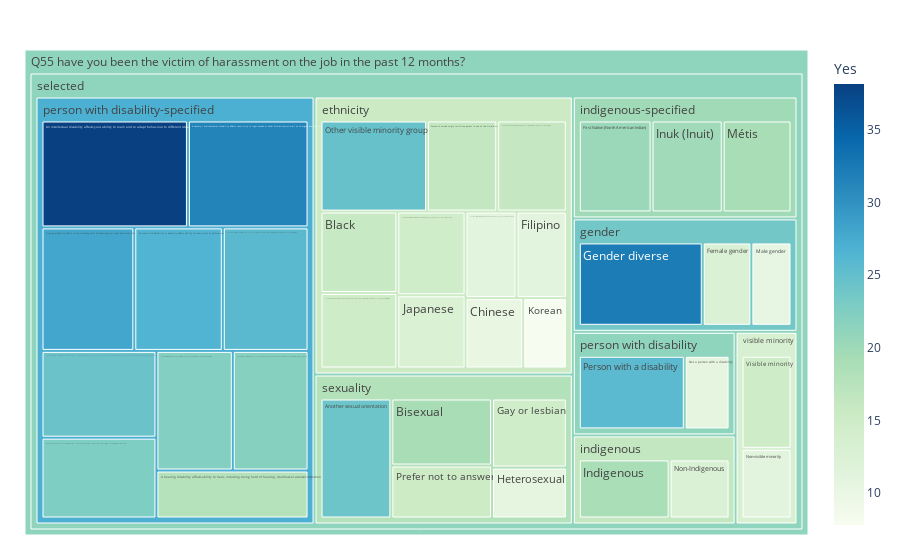

Notebook source saved alongside this figure:
### Code cell
# Number of questions by Indicatior and SubIndicator

fig = px.treemap(df_tree_map, path=[px.Constant("Q55 have you been the victim of harassment on the job in the past 12 months?"), 
                                    'SELECTED','GENERAL_DEMO_GROUP', 'DESCRIP_E'], values='Yes', color='Yes'
                                    ,color_continuous_scale='GnBu')
fig.update_layout(margin = dict(t=50, l=25, r=25, b=25))
fig.show()

### Figure 1 — Plotly figure (JSON) as saved in the notebook; plotly's stock layout.template omitted (floating-point values rounded to 4 significant figures)
{"data": [{"branchvalues": "total", "customdata": [[22.63], [24.3], [17.78], [25.8], [22.08], [27.93], [31.42], [38.14], [26.64], [24.16], [19.18], [15.93], [10.36], [12.63], [11.1], [20.32], [14.69], [32.19], [10.83], [18.94], [19.88], [12.75], [7.818], [10.42], [19.21], [12.5], [16.17], [14.56], [11.08], [10.86], [22.27], [24.72], [16.3], [25.71], [15.15], [14.79], [11.23], [14.8], [15.43], [23.61], [16.38], [19.81], [21.3], [27.03], [18.02], [13.21], [21.26], [21.26]], "domain": {"x": [0, 1], "y": [0, 1]}, "hovertemplate": "labels=%{label}<br>Yes_sum=%{value}<br>parent=%{parent}<br>id=%{id}<br>Yes=%{color}<extra></extra>", "ids": ["Q55 have you been the victim of harassment on the job in the past 12 months?/selected/person with disability-specified/A chronic health condition or pain affects ability to function on a regular or episodic basis due to migraines, Crohn's disease, colitis, and other disabilities or health conditions", "Q55 have you been the victim of harassment on the job in the past 12 months?/selected/person with disability-specified/A cognitive disability affects ability to carry out tasks involving executive functioning, such as planning and organization, learning information, communication and memory, including autism or Asperger's syndrome, attention deficit disorder, and learning disabilities", "Q55 have you been the victim of harassment on the job in the past 12 months?/selected/person with disability-specified/A hearing disability affects ability to hear, including being hard of hearing, deafness or acoustic distortion", "Q55 have you been the victim of harassment on the job in the past 12 months?/selected/person with disability-specified/A mental health issue affects psychology or behaviour, such as anxiety, depression or social / compulsive disorder or phobia or psychiatric illness", "Q55 have you been the victim of harassment on the job in the past 12 months?/selected/person with disability-specified/A mobility issue affects ability to move your body, including the required use of a wheelchair or a cane, or other issues impacting your mobility", "Q55 have you been the victim of harassment on the job in the past 12 months?/selected/person with disability-specified/A seeing disability affects vision, including total blindness, partial sight and visual distortion", "Q55 have you been the victim of harassment on the job in the past 12 months?/selected/person with disability-specified/A sensory / environmental disability affects sensitivity to light, sounds or other distractions, as well as allergens and other environmental sensitivities", "Q55 have you been the victim of harassment on the job in the past 12 months?/selected/person with disability-specified/An intellectual disability affects your ability to learn and to adapt behaviour to different situations", "Q55 have you been the victim of harassment on the job in the past 12 months?/selected/person with disability-specified/An issue with flexibility or dexterity affects ability to move joints or perform motor tasks, especially with your hands", "Q55 have you been the victim of harassment on the job in the past 12 months?/selected/sexuality/Another sexual orientation", "Q55 have you been the victim of harassment on the job in the past 12 months?/selected/sexuality/Bisexual", "Q55 have you been the victim of harassment on the job in the past 12 months?/selected/ethnicity/Black", "Q55 have you been the victim of harassment on the job in the past 12 months?/selected/ethnicity/Chinese", "Q55 have you been the victim of harassment on the job in the past 12 months?/selected/gender/Female gender", "Q55 have you been the victim of harassment on the job in the past 12 months?/selected/ethnicity/Filipino", "Q55 have you been the victim of harassment on the job in the past 12 months?/selected/indigenous-specified/First Nation (North American Indian)", "Q55 have you been the victim of harassment on the job in the past 12 months?/selected/sexuality/Gay or lesbian", "Q55 have you been the victim of harassment on the job in the past 12 months?/selected/gender/Gender diverse", "Q55 have you been the victim of harassment on the job in the past 12 months?/selected/sexuality/Heterosexual", "Q55 have you been the victim of harassment on the job in the past 12 months?/selected/indigenous/Indigenous", "Q55 have you been the victim of harassment on the job in the past 12 months?/selected/indigenous-specified/Inuk (Inuit)", "Q55 have you been the victim of harassment on the job in the past 12 months?/selected/ethnicity/Japanese", "Q55 have you been the victim of harassment on the job in the past 12 months?/selected/ethnicity/Korean", "Q55 have you been the victim of harassment on the job in the past 12 months?/selected/gender/Male gender", "Q55 have you been the victim of harassment on the job in the past 12 months?/selected/indigenous-specified/Métis", "Q55 have you been the victim of harassment on the job in the past 12 months?/selected/indigenous/Non-Indigenous", "Q55 have you been the victim of harassment on the job in the past 12 months?/selected/ethnicity/Non-White Latin American (including: Indigenous persons from Central and South America, etc.)", "Q55 have you been the victim of harassment on the job in the past 12 months?/selected/ethnicity/Non-White West Asian, North African or Arab (including: Egyptian; Libyan; Lebanese; Iranian; etc.)", "Q55 have you been the victim of harassment on the job in the past 12 months?/selected/visible minority/Non-visible minority", "Q55 have you been the victim of harassment on the job in the past 12 months?/selected/person with disability/Not a person with a disability", "Q55 have you been the victim of harassment on the job in the past 12 months?/selected/person with disability-specified/Other disability (including: learning disabilities, developmental disabilities and all other types of disabilities)", "Q55 have you been the victim of harassment on the job in the past 12 months?/selected/ethnicity/Other visible minority group", "Q55 have you been the victim of harassment on the job in the past 12 months?/selected/ethnicity/Person of mixed origin (with one parent in one of the visible minority groups)", "Q55 have you been the victim of harassment on the job in the past 12 months?/selected/person with disability/Person with a disability", "Q55 have you been the victim of harassment on the job in the past 12 months?/selected/sexuality/Prefer not to answer", "Q55 have you been the victim of harassment on the job in the past 12 months?/selected/ethnicity/South Asian/East Indian (including: Indian from India; Bangladeshi; Pakistani; East Indian from Guyana, Trinidad, East Africa; etc.)", "Q55 have you been the victim of harassment on the job in the past 12 months?/selected/ethnicity/Southeast Asian (including: Burmese; Cambodian; Laotian; Thai; Vietnamese; etc.)", "Q55 have you been the victim of harassment on the job in the past 12 months?/selected/visible minority/Visible minority", "Q55 have you been the victim of harassment on the job in the past 12 months?/selected/ethnicity", "Q55 have you been the victim of harassment on the job in the past 12 months?/selected/gender", "Q55 have you been the victim of harassment on the job in the past 12 months?/selected/indigenous", "Q55 have you been the victim of harassment on the job in the past 12 months?/selected/indigenous-specified", "Q55 have you been the victim of harassment on the job in the past 12 months?/selected/person with disability", "Q55 have you been the victim of harassment on the job in the past 12 months?/selected/person with disability-specified", "Q55 have you been the victim of harassment on the job in the past 12 months?/selected/sexuality", "Q55 have you been the victim of harassment on the job in the past 12 months?/selected/visible minority", "Q55 have you been the victim of harassment on the job in the past 12 months?/selected", "Q55 have you been the victim of harassment on the job in the past 12 months?"], "labels": ["A chronic health condition or pain affects ability to function on a regular or episodic basis due to migraines, Crohn's disease, colitis, and other disabilities or health conditions", "A cognitive disability affects ability to carry out tasks involving executive functioning, such as planning and organization, learning information, communication and memory, including autism or Asperger's syndrome, attention deficit disorder, and learning disabilities", "A hearing disability affects ability to hear, including being hard of hearing, deafness or acoustic distortion", "A mental health issue affects psychology or behaviour, such as anxiety, depression or social / compulsive disorder or phobia or psychiatric illness", "A mobility issue affects ability to move your body, including the required use of a wheelchair or a cane, or other issues impacting your mobility", "A seeing disability affects vision, including total blindness, partial sight and visual distortion", "A sensory / environmental disability affects sensitivity to light, sounds or other distractions, as well as allergens and other environmental sensitivities", "An intellectual disability affects your ability to learn and to adapt behaviour to different situations", "An issue with flexibility or dexterity affects ability to move joints or perform motor tasks, especially with your hands", "Another sexual orientation", "Bisexual", "Black", "Chinese", "Female gender", "Filipino", "First Nation (North American Indian)", "Gay or lesbian", "Gender diverse", "Heterosexual", "Indigenous", "Inuk (Inuit)", "Japanese", "Korean", "Male gender", "Métis", "Non-Indigenous", "Non-White Latin American (including: Indigenous persons from Central and South America, etc.)", "Non-White West Asian, North African or Arab (including: Egyptian; Libyan; Lebanese; Iranian; etc.)", "Non-visible minority", "Not a person with a disability", "Other disability (including: learning disabilities, developmental disabilities and all other types of disabilities)", "Other visible minority group", "Person of mixed origin (with one parent in one of the visible minority groups)", "Person with a disability", "Prefer not to answer", "South Asian/East Indian (including: Indian from India; Bangladeshi; Pakistani; East Indian from Guyana, Trinidad, East Africa; etc.)", "Southeast Asian (including: Burmese; Cambodian; Laotian; Thai; Vietnamese; etc.)", "Visible minority", "ethnicity", "gender", "indigenous", "indigenous-specified", "person with disability", "person with disability-specified", "sexuality", "visible minority", "selected", "Q55 have you been the victim of harassment on the job in the past 12 months?"], "marker": {"coloraxis": "coloraxis", "colors": [22.63, 24.3, 17.78, 25.8, 22.08, 27.93, 31.42, 38.14, 26.64, 24.16, 19.18, 15.93, 10.36, 12.63, 11.1, 20.32, 14.69, 32.19, 10.83, 18.94, 19.88, 12.75, 7.818, 10.42, 19.21, 12.5, 16.17, 14.56, 11.08, 10.86, 22.27, 24.72, 16.3, 25.71, 15.15, 14.79, 11.23, 14.8, 15.43, 23.61, 16.38, 19.81, 21.3, 27.03, 18.02, 13.21, 21.26, 21.26]}, "name": "", "parents": ["Q55 have you been the victim of harassment on the job in the past 12 months?/selected/person with disability-specified", "Q55 have you been the victim of harassment on the job in the past 12 months?/selected/person with disability-specified", "Q55 have you been the victim of harassment on the job in the past 12 months?/selected/person with disability-specified", "Q55 have you been the victim of harassment on the job in the past 12 months?/selected/person with disability-specified", "Q55 have you been the victim of harassment on the job in the past 12 months?/selected/person with disability-specified", "Q55 have you been the victim of harassment on the job in the past 12 months?/selected/person with disability-specified", "Q55 have you been the victim of harassment on the job in the past 12 months?/selected/person with disability-specified", "Q55 have you been the victim of harassment on the job in the past 12 months?/selected/person with disability-specified", "Q55 have you been the victim of harassment on the job in the past 12 months?/selected/person with disability-specified", "Q55 have you been the victim of harassment on the job in the past 12 months?/selected/sexuality", "Q55 have you been the victim of harassment on the job in the past 12 months?/selected/sexuality", "Q55 have you been the victim of harassment on the job in the past 12 months?/selected/ethnicity", "Q55 have you been the victim of harassment on the job in the past 12 months?/selected/ethnicity", "Q55 have you been the victim of harassment on the job in the past 12 months?/selected/gender", "Q55 have you been the victim of harassment on the job in the past 12 months?/selected/ethnicity", "Q55 have you been the victim of harassment on the job in the past 12 months?/selected/indigenous-specified", "Q55 have you been the victim of harassment on the job in the past 12 months?/selected/sexuality", "Q55 have you been the victim of harassment on the job in the past 12 months?/selected/gender", "Q55 have you been the victim of harassment on the job in the past 12 months?/selected/sexuality", "Q55 have you been the victim of harassment on the job in the past 12 months?/selected/indigenous", "Q55 have you been the victim of harassment on the job in the past 12 months?/selected/indigenous-specified", "Q55 have you been the victim of harassment on the job in the past 12 months?/selected/ethnicity", "Q55 have you been the victim of harassment on the job in the past 12 months?/selected/ethnicity", "Q55 have you been the victim of harassment on the job in the past 12 months?/selected/gender", "Q55 have you been the victim of harassment on the job in the past 12 months?/selected/indigenous-specified", "Q55 have you been the victim of harassment on the job in the past 12 months?/selected/indigenous", "Q55 have you been the victim of harassment on the job in the past 12 months?/selected/ethnicity", "Q55 have you been the victim of harassment on the job in the past 12 months?/selected/ethnicity", "Q55 have you been the victim of harassment on the job in the past 12 months?/selected/visible minority", "Q55 have you been the victim of harassment on the job in the past 12 months?/selected/person with disability", "Q55 have you been the victim of harassment on the job in the past 12 months?/selected/person with disability-specified", "Q55 have you been the victim of harassment on the job in the past 12 months?/selected/ethnicity", "Q55 have you been the victim of harassment on the job in the past 12 months?/selected/ethnicity", "Q55 have you been the victim of harassment on the job in the past 12 months?/selected/person with disability", "Q55 have you been the victim of harassment on the job in the past 12 months?/selected/sexuality", "Q55 have you been the victim of harassment on the job in the past 12 months?/selected/ethnicity", "Q55 have you been the victim of harassment on the job in the past 12 months?/selected/ethnicity", "Q55 have you been the victim of harassment on the job in the past 12 months?/selected/visible minority", "Q55 have you been the victim of harassment on the job in the past 12 months?/selected", "Q55 have you been the victim of harassment on the job in the past 12 months?/selected", "Q55 have you been the victim of harassment on the job in the past 12 months?/selected", "Q55 have you been the victim of harassment on the job in the past 12 months?/selected", "Q55 have you been the victim of harassment on the job in the past 12 months?/selected", "Q55 have you been the victim of harassment on the job in the past 12 months?/selected", "Q55 have you been the victim of harassment on the job in the past 12 months?/selected", "Q55 have you been the victim of harassment on the job in the past 12 months?/selected", "Q55 have you been the victim of harassment on the job in the past 12 months?", ""], "type": "treemap", "values": [22.63, 24.3, 17.78, 25.8, 22.08, 27.93, 31.42, 38.14, 26.64, 24.16, 19.18, 15.93, 10.36, 12.63, 11.1, 20.32, 14.69, 32.19, 10.83, 18.94, 19.88, 12.75, 7.818, 10.42, 19.21, 12.5, 16.17, 14.56, 11.08, 10.86, 22.27, 24.72, 16.3, 25.71, 15.15, 14.79, 11.23, 14.8, 155.7, 55.24, 31.44, 59.41, 36.57, 259.0, 84.0, 25.88, 707.2, 707.2]}], "layout": {"coloraxis": {"colorbar": {"title": {"text": "Yes"}}, "colorscale": [[0, "rgb(247,252,240)"], [0.125, "rgb(224,243,219)"], [0.25, "rgb(204,235,197)"], [0.375, "rgb(168,221,181)"], [0.5, "rgb(123,204,196)"], [0.625, "rgb(78,179,211)"], [0.75, "rgb(43,140,190)"], [0.875, "rgb(8,104,172)"], [1, "rgb(8,64,129)"]]}, "legend": {"tracegroupgap": 0}, "margin": {"b": 25, "l": 25, "r": 25, "t": 50}}}
